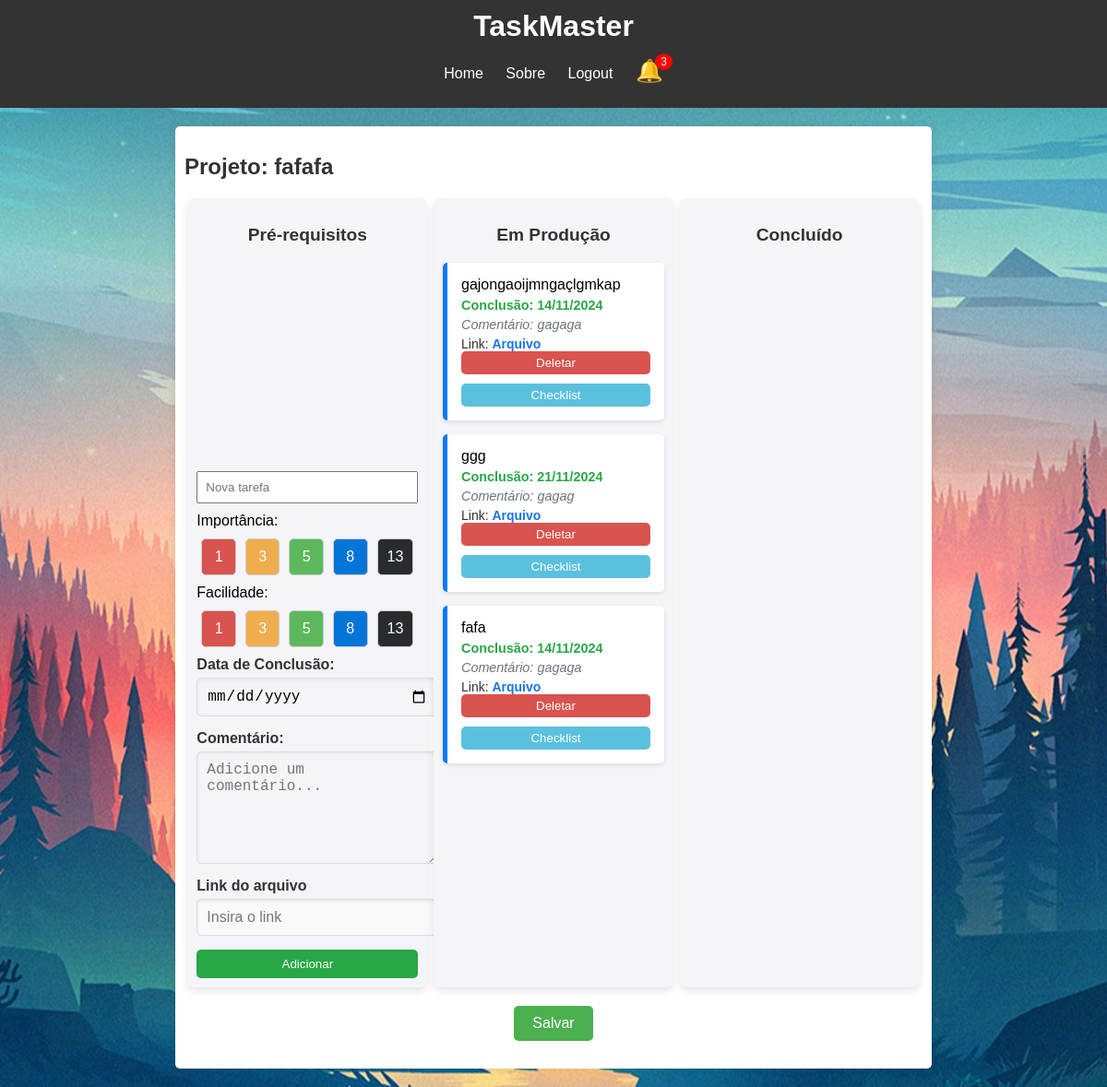
/projeto/1 (signed in), run on the app's committed database.
### website/models.py (models this page shows)
class Project(db.Model):
    id = db.Column(db.Integer, primary_key=True)
    nome_projeto = db.Column(db.String(100), nullable=False)
    user_id = db.Column(db.Integer, db.ForeignKey('usuario.id'), nullable=False)
    criador = db.relationship('Usuario', backref='projetos_criados')

class Task(db.Model):
    id_task = db.Column(db.Integer, primary_key=True)
    description = db.Column(db.String(255), nullable=False)
    status = db.Column(db.String(50), nullable=False)
    project_id = db.Column(db.Integer, db.ForeignKey('project.id'), nullable=False)
    importance = db.Column(db.Integer, nullable=False)
    ease = db.Column(db.Integer, nullable=False)
    priority = db.Column(db.Integer, nullable=False)
    completion_date = db.Column(db.Date, nullable=True)
    comment = db.Column(db.String(500), nullable=True)  # Comentário opcional
    drive_link = db.Column(db.String(500), nullable=True)  # Link
    checklist_items = db.relationship('ChecklistItem', backref='task', cascade='all, delete-orphan')

### website/auth.py (the view, shortened to what this page needs)
@auth.route('/projeto/<int:project_id>', methods=['GET', 'POST'])
@login_required
def gerenciar_projeto(project_id):
    projeto = Project.query.get_or_404(project_id)
    prereq_tasks = Task.query.filter_by(project_id=projeto.id, status='Pré-requisitos').order_by(Task.priority.desc()).all()
    in_prod_tasks = Task.query.filter_by(project_id=projeto.id, status='Em Produção').order_by(Task.priority.desc()).all()
    completed_tasks = Task.query.filter_by(project_id=projeto.id, status='Concluído').order_by(Task.priority.desc()).all()
    return render_template('project_details.html', project=projeto,
                           prereq_tasks=prereq_tasks, in_prod_tasks=in_prod_tasks,
                           completed_tasks=completed_tasks)

### website/__init__.py (called while the page is built)
def create_app():
    app = Flask(__name__)
    app.config['SECRET_KEY'] = 'dev'
    app.config['SQLALCHEMY_DATABASE_URI'] = f'sqlite:///{DB_NAME}'
    db.init_app(app)
    from .views import views
    from .auth import auth
    app.register_blueprint(views, url_prefix='/')
    app.register_blueprint(auth, url_prefix='/')
    from .models import Usuario, Project
    create_db(app)
    login_manager = LoginManager()
    login_manager.login_view = 'auth.login'  # Rota de login se o usuário não estiver autenticado
    login_manager.init_app(app)
    @login_manager.user_loader
    def load_user(id):
        return Usuario.query.get(int(id))
    return app

### website/templates/project_details.html (shortened to what this page needs)
{% extends 'base.html' %}
{% block content %}
    <h2>Projeto: {{ project.nome_projeto }}</h2>
    <div class="kanban-board">
        <div class="kanban-column">
            <h3>Pré-requisitos</h3>
            <ul id="prerequisites" class="kanban-list" ondrop="drop(event, 'Pré-requisitos')" ondragover="allowDrop(event)">
            </ul>
            <form method="POST" action="{{ url_for('auth.gerenciar_projeto', project_id=project.id) }}">
                <input type="text" name="task_name" placeholder="Nova tarefa" required>
                <label for="importance">Importância:</label>
                <div class="selection-buttons" id="importance-buttons">
                    <button type="button" class="importance-btn low" data-value="1">1</button>
                    <button type="button" class="importance-btn medium" data-value="3">3</button>
                    <button type="button" class="importance-btn high" data-value="5">5</button>
                    <button type="button" class="importance-btn very-high" data-value="8">8</button>
                    <button type="button" class="importance-btn max" data-value="13">13</button>
                </div>
                <label for="ease">Facilidade:</label>
                <div class="selection-buttons" id="ease-buttons">
                    <button type="button" class="ease-btn low" data-value="1">1</button>
                    <button type="button" class="ease-btn medium" data-value="3">3</button>
                    <button type="button" class="ease-btn high" data-value="5">5</button>
                    <button type="button" class="ease-btn very-high" data-value="8">8</button>
                    <button type="button" class="ease-btn max" data-value="13">13</button>
                </div>
                <label for="completion_date" class="form-label">Data de Conclusão:</label>
                <input type="date" name="completion_date" id="completion_date" class="form-control" required>
                <label for="comment" class="form-label">Comentário:</label>
                <textarea name="comment" id="comment" class="form-control" placeholder="Adicione um comentário..." required></textarea>
                <label for="drive_link" class="form-label">Link do arquivo</label>
                <input type="url" name="drive_link" id="drive_link" class="form-control" placeholder="Insira o link">
                <button type="submit">Adicionar</button>
            </form>
        </div>
        <div class="kanban-column">
            <h3>Em Produção</h3>
            <ul id="inProduction" class="kanban-list" ondrop="drop(event, 'Em Produção')" ondragover="allowDrop(event)">
                {% for tarefa in in_prod_tasks %}
                <li id="{{ tarefa.id_task }}" draggable="true" ondragstart="drag(event)">
                    {{ tarefa.description }}
                    {% if tarefa.completion_date %}
                        <span class="completion">Conclusão: {{ tarefa.completion_date.strftime('%d/%m/%Y') }}</span>
                    {% endif %}
                    {% if tarefa.comment %}
                        <span class="comment">Comentário: {{ tarefa.comment }}</span>
                    {% endif %}
                    {% if tarefa.drive_link %}
                    <span class="drive-link">Link: <a href="{{ tarefa.drive_link }}" target="_blank">Arquivo</a></span>
                    {% endif %}
                    <form method="POST" action="{{ url_for('auth.deletar_tarefa', task_id=tarefa.id_task, project_id=project.id) }}" style="display:inline;">
                        <button type="submit" id="deletar" onclick="return confirm('Tem certeza que deseja excluir esta tarefa?')">Deletar</button>
                    </form>
                    <form method="GET" action="{{ url_for('auth.checklist', task_id=tarefa.id_task, project_id=project.id) }}" style="display:inline;">
                        <button type="submit" id="checklist">Checklist</button>
                    </form>
                </li>
                {% endfor %}
            </ul>
        </div>
        <div class="kanban-column">
            <h3>Concluído</h3>
            <ul id="completed" class="kanban-list" ondrop="drop(event, 'Concluído')" ondragover="allowDrop(event)">
            </ul>
        </div>
    </div>
    <button id="SalvarProj">Salvar</button>
{% block styles %}
    <link rel="stylesheet" href="{{ url_for('static', filename='project_details.css') }}">
{% endblock %}
{% endblock %}

### website/static/taskMaster.css (style rules this page uses)
body { font-family: Arial, sans-serif; background-color: #e0e0e0; margin: 0; padding: 0; background: url('login.jpg') no-repeat center fixed; }
.main h2 { margin-bottom: 20px; color: #333333; }

### website/static/project_details.css (style rules this page uses)
.kanban-board { display: flex; justify-content: space-around; margin-top: 20px; }
.kanban-column { width: 30%; background-color: #f4f4f9; border-radius: 8px; padding: 10px; box-shadow: 0 4px 8px rgba(0, 0, 0, 0.1); }
.kanban-column h3 { text-align: center; color: #333; font-size: 1.2em; }
.kanban-list { list-style-type: none; padding: 0; min-height: 200px; }
.kanban-list li { background-color: #fff; margin: 10px 0; padding: 10px; border-radius: 5px; box-shadow: 0 2px 5px rgba(0, 0, 0, 0.1); }
input[type="text"] { width: 100%; padding: 8px; margin: 10px 0; box-sizing: border-box; }
button { width: 100%; padding: 8px; background-color: #28a745; color: white; border: none; border-radius: 5px; cursor: pointer; }
#SalvarProj { background-color: #4CAF50; color: white; border: none; padding: 10px 20px; text-align: center; text-decoration: none; display: block; font-size: 16px; margin: 20px auto; cursor: pointer; border-radius: 5px; width: auto; }
.selection-buttons { display: flex; justify-content: space-between; margin: 10px 0; }
.selection-buttons button { flex-grow: 1; margin: 0 5px; padding: 10px; border-radius: 5px; border: 1px solid #ccc; font-size: 1rem; color: white; cursor: pointer; }
.selection-buttons .low { background-color: #d9534f; }
.selection-buttons .medium { background-color: #f0ad4e; }
.selection-buttons .high { background-color: #5cb85c; }
.selection-buttons .very-high { background-color: #0275d8; }
.selection-buttons .max { background-color: #292b2c; }
#deletar { background-color: #d9534f; }
.kanban-list li .completion, .kanban-list li .comment { font-size: 0.9rem; color: #555; margin-top: 5px; display: block; }
.kanban-list li .completion { font-weight: bold; color: #28a745; }
.kanban-list li .comment { font-style: italic; color: #6c757d; }
#deletar { background-color: #d9534f; color: white; border: none; padding: 5px 10px; border-radius: 5px; cursor: pointer; }
.kanban-list li { margin-bottom: 15px; padding: 15px; border-left: 5px solid #007bff; }
.form-label { font-weight: bold; color: #333; display: block; margin-bottom: 5px; }
#completion_date { width: 100%; padding: 10px; margin-bottom: 15px; border: 1px solid #ddd; border-radius: 5px; font-size: 1rem; background-color: #f4f4f9; box-shadow: inset 0 2px 5px rgba(0, 0, 0, 0.05); transition: border-color 0.3s ease-in-out; }
#comment { width: 100%; height: 100px; padding: 10px; margin-bottom: 15px; border: 1px solid #ddd; border-radius: 5px; font-size: 1rem; background-color: #f4f4f9; box-shadow: inset 0 2px 5px rgba(0, 0, 0, 0.05); transition: border-color 0.3s ease-in-out; }
.form-control { display: block; width: 100%; padding: 10px; font-size: 1rem; margin-bottom: 15px; border: 1px solid #ddd; border-radius: 5px; background-color: #f9f9f9; box-shadow: inset 0 1px 3px rgba(0, 0, 0, 0.1); transition: all 0.3s ease; }
#checklist { background-color: #5bc0de; color: white; border: none; padding: 5px 10px; border-radius: 5px; cursor: pointer; margin-top: 10px; }
.drive-link { display: block; margin-top: 5px; font-size: 14px; color: #333; }
.drive-link a { color: #1a73e8; text-decoration: none; font-weight: bold; }

### data on the page
Project: nome_projeto "fafafa"
Task: description "gajongaoijmngaçlgmkap", completion_date "14/11/2024", comment "gagaga"
Task: description "ggg", completion_date "21/11/2024", comment "gagag"
Task: description "fafa", completion_date "14/11/2024", comment "gagaga"
